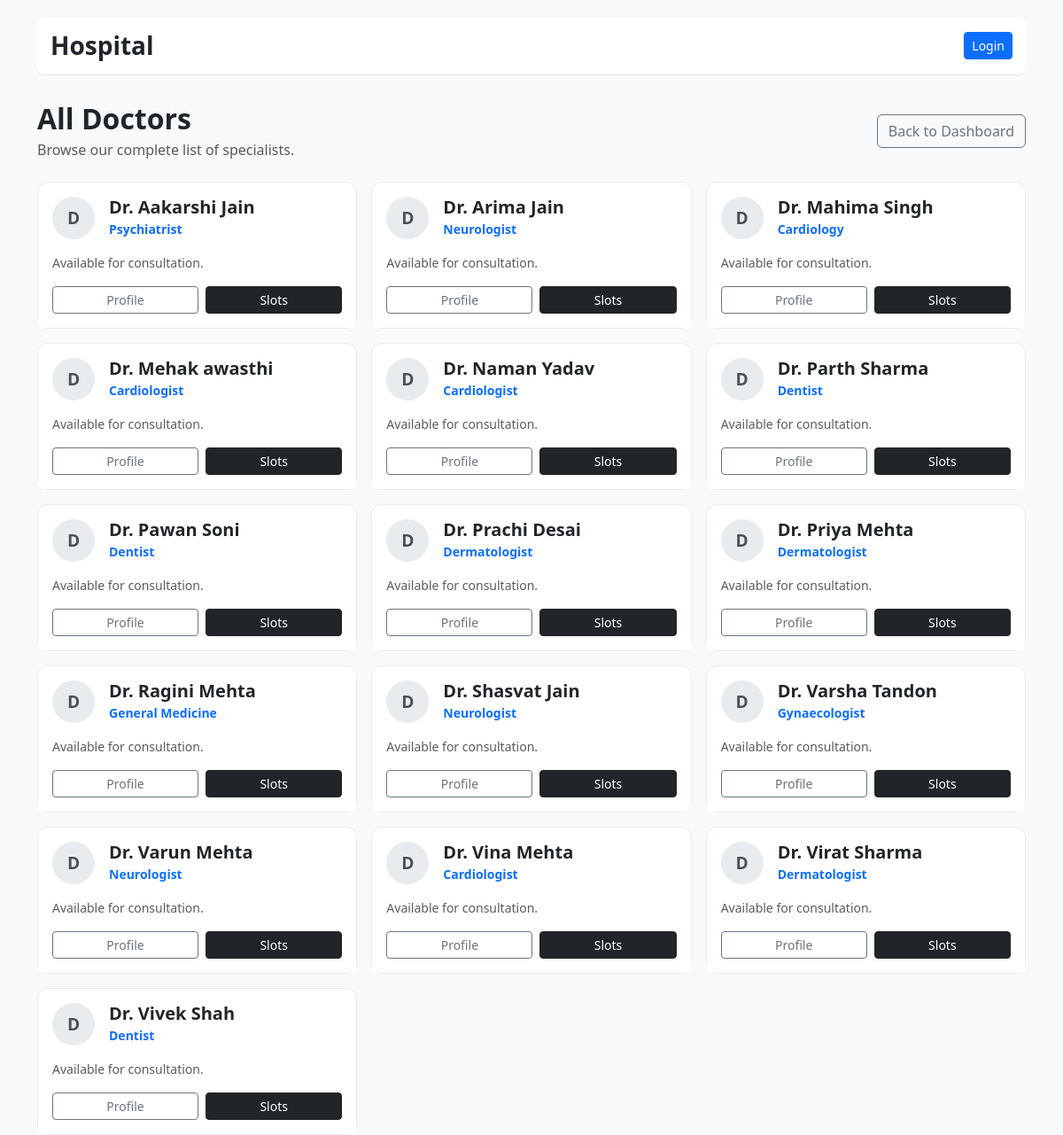
The app's page /patient/doctors/all with its own data.
### tables this page shows
CREATE TABLE doctors (
        id INTEGER PRIMARY KEY AUTOINCREMENT,
        user_id INTEGER UNIQUE NOT NULL,
        department_id INTEGER,
        experience TEXT,
        FOREIGN KEY(user_id) REFERENCES users(id),
        FOREIGN KEY(department_id) REFERENCES departments(id)
    );

CREATE TABLE users (
      id INTEGER PRIMARY KEY AUTOINCREMENT,
      username TEXT UNIQUE NOT NULL,
      password_hash TEXT NOT NULL,
      role TEXT NOT NULL CHECK(role IN ('admin','doctor','patient')),
      full_name TEXT, email TEXT, phone TEXT, is_active INTEGER DEFAULT 1
    );

CREATE TABLE departments (
      id INTEGER PRIMARY KEY AUTOINCREMENT,
      name TEXT UNIQUE NOT NULL,
      description TEXT
    );

### app.py (the view)
@app.route("/patient/doctors/all")
def patient_all_doctors():
    db = get_db()
    docs = db.execute("SELECT d.id, u.full_name, dep.name as department FROM doctors d JOIN users u ON d.user_id=u.id LEFT JOIN departments dep ON d.department_id=dep.id ORDER BY u.full_name").fetchall()
    return render_template("patient_all_doctors.html", doctors=docs)

### app.py (called while the page is built)
def get_db():
    if "db" not in g:
        g.db = sqlite3.connect(DB_PATH, detect_types=sqlite3.PARSE_DECLTYPES)
        g.db.row_factory = sqlite3.Row
    return g.db

### templates/patient_all_doctors.html (shortened to what this page needs)
{% extends "base.html" %}
{% block content %}
<div class="d-flex justify-content-between align-items-center mb-4">
  <div>
    <h2 class="fw-bold mb-1">All Doctors</h2>
    <p class="text-muted mb-0">Browse our complete list of specialists.</p>
  </div>
  <div>
    <a class="btn btn-outline-secondary" href="{{ url_for('patient_dashboard') }}">Back to Dashboard</a>
  </div>
</div>
<div class="row row-cols-1 row-cols-md-2 row-cols-lg-3 g-3">
  {% if doctors %}
    {% for doc in doctors %}
      <div class="col">
        <div class="card h-100">
          <div class="card-body">
            <div class="d-flex align-items-center mb-3">
              <div class="doc-avatar">
                  {{ doc.full_name[:1] }}
              </div>
              <div>
                  <h5 class="card-title mb-0 fw-bold">{{ doc.full_name }}</h5>
                  <small class="text-primary fw-semibold">{{ doc.department or 'General' }}</small>
              </div>
            </div>
            <p class="card-text small text-muted">
                Available for consultation.
            </p>
          </div>
          <div class="card-footer bg-white border-0 pt-0 pb-3 d-flex gap-2">
              <a class="btn btn-outline-secondary btn-sm flex-fill" href="{{ url_for('patient_view_doctor_profile', doctor_id=doc.id) }}">Profile</a>
              <a class="btn btn-dark btn-sm flex-fill" href="{{ url_for('patient_view_doctor_availability', doctor_id=doc.id) }}">Slots</a>
          </div>
        </div>
      </div>
    {% endfor %}
  {% else %}
    <div class="col-12 text-muted text-center py-5">No doctors found.</div>
  {% endif %}
</div>
{% endblock %}

### templates/base.html (style rules this page uses)
body { padding-top: 20px; background-color: #f8f9fa; }
.card { border: 1px solid #e9ecef; box-shadow: none; }

### templates/patient_all_doctors.html (style rules this page uses)
.card { border: 1px solid #e9ecef; border-radius: 12px; box-shadow: none; }
.doc-avatar { width: 48px; height: 48px; background: #e9ecef; color: #495057; border-radius: 50%; display: flex; align-items: center; justify-content: center; font-weight: bold; font-size: 1.2rem; margin-right: 1rem; }

### records on screen
doctors: full_name "D", full_name "Dr. Aakarshi Jain", name "Psychiatrist"
doctors: full_name "D", full_name "Dr. Arima Jain", name "Neurologist"
doctors: full_name "D", full_name "Dr. Mahima Singh", name "Cardiology"
doctors: full_name "D", full_name "Dr. Mehak awasthi", name "Cardiologist"
doctors: full_name "D", full_name "Dr. Naman Yadav", name "Cardiologist"
doctors: full_name "D", full_name "Dr. Parth Sharma", name "Dentist"
doctors: full_name "D", full_name "Dr. Pawan Soni", name "Dentist"
doctors: full_name "D", full_name "Dr. Prachi Desai", name "Dermatologist"
doctors: full_name "D", full_name "Dr. Priya Mehta", name "Dermatologist"
doctors: full_name "D", full_name "Dr. Ragini Mehta", name "General Medicine"
doctors: full_name "D", full_name "Dr. Shasvat Jain", name "Neurologist"
doctors: full_name "D", full_name "Dr. Varsha Tandon", name "Gynaecologist"
doctors: full_name "D", full_name "Dr. Varun Mehta", name "Neurologist"
doctors: full_name "D", full_name "Dr. Vina Mehta", name "Cardiologist"
doctors: full_name "D", full_name "Dr. Virat Sharma", name "Dermatologist"
doctors: full_name "D", full_name "Dr. Vivek Shah", name "Dentist"
